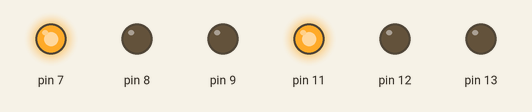
This sketch was run on a simulated Arduino Uno, built with avr-gcc and run on an emulated ATmega328P. Shown: output pins drawn as LEDs (lit = HIGH).

Above: at 0.5 s.
At 1.5 s:
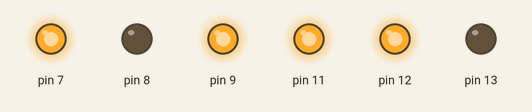
At 2.5 s:
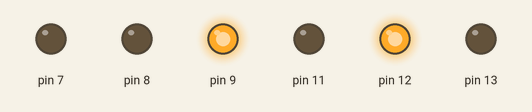
At 3.5 s:
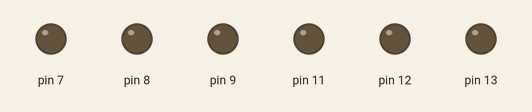
Timing chart, 0 to 5.2 s (numbered marks = the images above):
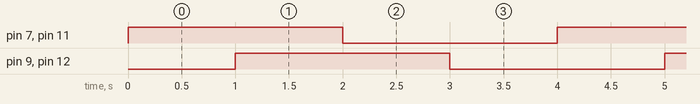

The sketch:

led_cube_by_deep.ino
```cpp
//int row1=13;
//int row2=12;
//int row3=11;
//int c11=10;
//int c12=9;
//int c13=8;
//int c14=7;
//int c15=6;
//int c16=5;
//int cl7=4;
//int cl8=3;
//int cl9=2;
void setup() {
pinMode(11, OUTPUT);
pinMode(12, OUTPUT);
pinMode(13, OUTPUT);
pinMode(7, OUTPUT);
pinMode(8, OUTPUT);
pinMode(9, OUTPUT);
//pinMode(cl4, OUTPUT);
//pinMode(cl5, OUTPUT);
//pinMode(cl6, OUTPUT);
//pinMode(cl7, OUTPUT);
//pinMode(cl8, OUTPUT);
//pinMode(cl9, OUTPUT);// put your setup code here, to run once:

}

void loop() {
  digitalWrite(11, HIGH);
  digitalWrite(7, HIGH);
  delay(1000);
  digitalWrite(12, HIGH);
  digitalWrite(9, HIGH);
  delay(1000);
   digitalWrite(11, LOW);
  digitalWrite(7, LOW);
  delay(1000);
  digitalWrite(12, LOW);
  digitalWrite(9, LOW);
  delay(1000);
  // put your main code here, to run repeatedly:

}
```

Measured:
- by itself, pin 7, pin 9, pin 11, pin 12: alternates HIGH for 2.0 s and LOW for 2.0 s
- by itself, everything shown: repeats every 4.0 s, in 4 steps
